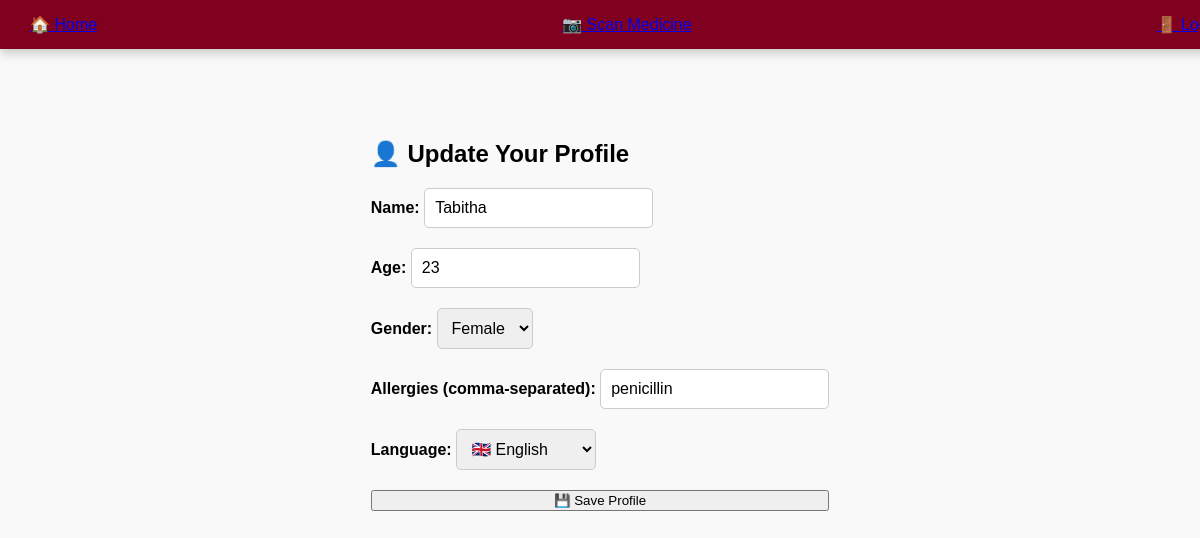
The page /user_profile.php (signed in) on the database its author committed.
### tables this page shows
CREATE TABLE users (
    id INTEGER PRIMARY KEY AUTOINCREMENT,
    name TEXT NOT NULL,
    age INTEGER NOT NULL,
    gender TEXT NOT NULL,
    allergies TEXT NOT NULL  -- Comma-separated list of allergies
, password TEXT, email TEXT, language TEXT DEFAULT 'en');

### user_profile.php (the view, shortened to what this page needs)
<?php
$language = $_SESSION['language'] ?? 'en';
$langFile = __DIR__ . "/language/$language.php";
$lang = file_exists($langFile) ? require $langFile : require __DIR__ . "/language/en.php";
try {
    $db = new PDO('sqlite:database.sqlite');
    $db->setAttribute(PDO::ATTR_ERRMODE, PDO::ERRMODE_EXCEPTION);
} catch (PDOException $e) {
    die("Database connection failed: " . $e->getMessage());
}
$user_id = $_SESSION['user_id'];
$stmt = $db->prepare("SELECT * FROM users WHERE id = ?");
$stmt->execute([$user_id]);
$user = $stmt->fetch(PDO::FETCH_ASSOC);
$name = $user['name'] ?? '';
$age = $user['age'] ?? '';
$gender = $user['gender'] ?? '';
$allergies = $user['allergies'] ?? '';
$language = $user['language'] ?? 'en';
?>
<!DOCTYPE html>
<html lang="<?= $language ?>">
<head>
    <link rel="stylesheet" href="css/design.css">
    <link rel="stylesheet" href="https://code.jquery.com/ui/1.12.1/themes/base/jquery-ui.css">
</head>
<body>
    <nav>
        <a href="index.php">🏠 <?= $lang['home'] ?></a>
        <a href="barcode_scanner.php">📷 <?= $lang['scan'] ?></a>
        <a href="logout.php">🚪 <?= $lang['logout'] ?></a>
    </nav>
    <section class="container">
        <h1>👤 <?= $lang['update_profile'] ?></h1>
        <form method="POST">
            <label><?= $lang['name'] ?>: <input type="text" name="name" value="<?= htmlspecialchars($name) ?>" required></label>
            <label><?= $lang['age'] ?>: <input type="number" name="age" value="<?= htmlspecialchars($age) ?>" required></label>
            <label><?= $lang['gender'] ?>:
                <select name="gender">
                    <option value="Female" <?= ($gender == "Female") ? "selected" : "" ?>><?= $lang['female'] ?></option>
                </select>
            </label>
            <label><?= $lang['allergies'] ?>:
                <input type="text" id="allergy-input" name="allergies" value="<?= htmlspecialchars($allergies) ?>" required>
            </label>
            <label><?= $lang['language'] ?>:
                <select name="language" required>
                    <option value="en" <?= $language == 'en' ? 'selected' : '' ?>>🇬🇧 English</option>
                </select>
            </label>
            <button type="submit"><?= $lang['save'] ?></button>
        </form>
    </section>
</body>
</html>

### css/design.css (style rules this page uses)
body { font-family: 'Arial', sans-serif; background-color: #f9f9f9; margin: 0; padding: 0; padding-top: 120px; display: flex; flex-direction: column; align-items: center; }
nav { width: 100%; background: #800020; display: flex; justify-content: space-between; align-items: center; padding: 15px 30px; position: fixed; top: 0; left: 0; right: 0; z-index: 1000; box-shadow: 0px 4px 10px rgba(0, 0, 0, 0.2); margin-bottom: 20px; }
form { display: flex; flex-direction: column; margin-top: 20px; }
label { font-weight: bold; text-align: left; margin-bottom: 5px; }
input, select { padding: 10px; margin-bottom: 15px; border: 1px solid #ccc; border-radius: 5px; font-size: 16px; }

### rows shown on the page
users: name "Tabitha", age "23", gender "Female", allergies "penicillin", language "🇬🇧 English"

### other values the page prints
$lang['update_profile'] "Update Your Profile"
$lang['name'] "Name"
$lang['age'] "Age"
$lang['gender'] "Gender"
$lang['allergies'] "Allergies (comma-separated)"
$lang['language'] "Language"
$lang['save'] "💾 Save Profile"
